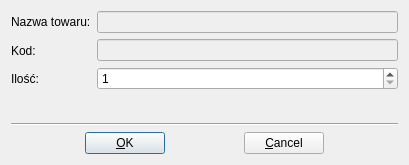
<?xml version="1.0" encoding="UTF-8"?>
<ui version="4.0">
 <class>ChangeAmountDialog</class>
 <widget class="QDialog" name="ChangeAmountDialog">
  <property name="geometry">
   <rect>
    <x>0</x>
    <y>0</y>
    <width>409</width>
    <height>165</height>
   </rect>
  </property>
  <property name="windowTitle">
   <string>Zmień ilość</string>
  </property>
  <layout class="QGridLayout">
   <item row="3" column="0">
    <layout class="QHBoxLayout" name="hBoxLayoutButtons">
     <item>
      <spacer name="spacer_1">
       <property name="orientation">
        <enum>Qt::Horizontal</enum>
       </property>
       <property name="sizeType">
        <enum>QSizePolicy::Expanding</enum>
       </property>
       <property name="sizeHint" stdset="0">
        <size>
         <width>40</width>
         <height>20</height>
        </size>
       </property>
      </spacer>
     </item>
     <item>
      <widget class="QPushButton" name="pushButtonOK">
       <property name="text">
        <string>&amp;OK</string>
       </property>
       <property name="shortcut">
        <string>Alt+O</string>
       </property>
      </widget>
     </item>
     <item>
      <spacer name="spacer_2">
       <property name="orientation">
        <enum>Qt::Horizontal</enum>
       </property>
       <property name="sizeType">
        <enum>QSizePolicy::Expanding</enum>
       </property>
       <property name="sizeHint" stdset="0">
        <size>
         <width>40</width>
         <height>20</height>
        </size>
       </property>
      </spacer>
     </item>
     <item>
      <widget class="QPushButton" name="pushButtonCancel">
       <property name="text">
        <string>&amp;Cancel</string>
       </property>
       <property name="shortcut">
        <string>Alt+C</string>
       </property>
      </widget>
     </item>
     <item>
      <spacer name="spacer_3">
       <property name="orientation">
        <enum>Qt::Horizontal</enum>
       </property>
       <property name="sizeType">
        <enum>QSizePolicy::Expanding</enum>
       </property>
       <property name="sizeHint" stdset="0">
        <size>
         <width>40</width>
         <height>20</height>
        </size>
       </property>
      </spacer>
     </item>
    </layout>
   </item>
   <item row="2" column="0">
    <widget class="Line" name="lineMain">
     <property name="frameShape">
      <enum>QFrame::HLine</enum>
     </property>
     <property name="frameShadow">
      <enum>QFrame::Sunken</enum>
     </property>
    </widget>
   </item>
   <item row="0" column="0">
    <layout class="QHBoxLayout" name="hBoxLayout_1">
     <item>
      <layout class="QVBoxLayout" name="vBoxLayout_2">
       <item>
        <widget class="QLabel" name="labelCommodityName">
         <property name="text">
          <string>Nazwa towaru:</string>
         </property>
         <property name="wordWrap">
          <bool>false</bool>
         </property>
         <property name="buddy">
          <cstring>lineEditCommodityName</cstring>
         </property>
        </widget>
       </item>
       <item>
        <widget class="QLabel" name="labelCommodityCode">
         <property name="text">
          <string>Kod:</string>
         </property>
         <property name="wordWrap">
          <bool>false</bool>
         </property>
         <property name="buddy">
          <cstring>lineEditCommodityCode</cstring>
         </property>
        </widget>
       </item>
       <item>
        <widget class="QLabel" name="labelCommodityAmount">
         <property name="text">
          <string>Ilość:</string>
         </property>
         <property name="wordWrap">
          <bool>false</bool>
         </property>
         <property name="buddy">
          <cstring>spinBoxCommodityAmount</cstring>
         </property>
        </widget>
       </item>
      </layout>
     </item>
     <item>
      <layout class="QVBoxLayout" name="vBoxLayout_1">
       <item>
        <widget class="QLineEdit" name="lineEditCommodityName">
         <property name="enabled">
          <bool>false</bool>
         </property>
         <property name="font">
          <font>
           <weight>75</weight>
           <bold>true</bold>
          </font>
         </property>
         <property name="readOnly">
          <bool>true</bool>
         </property>
        </widget>
       </item>
       <item>
        <widget class="QLineEdit" name="lineEditCommodityCode">
         <property name="enabled">
          <bool>false</bool>
         </property>
         <property name="font">
          <font>
           <weight>75</weight>
           <bold>true</bold>
          </font>
         </property>
         <property name="readOnly">
          <bool>true</bool>
         </property>
        </widget>
       </item>
       <item>
        <widget class="QSpinBox" name="spinBoxCommodityAmount">
         <property name="minimum">
          <number>1</number>
         </property>
         <property name="maximum">
          <number>999999</number>
         </property>
        </widget>
       </item>
      </layout>
     </item>
    </layout>
   </item>
   <item row="1" column="0">
    <spacer name="spacerMain">
     <property name="orientation">
      <enum>Qt::Vertical</enum>
     </property>
     <property name="sizeType">
      <enum>QSizePolicy::Expanding</enum>
     </property>
     <property name="sizeHint" stdset="0">
      <size>
       <width>20</width>
       <height>41</height>
      </size>
     </property>
    </spacer>
   </item>
  </layout>
 </widget>
 <resources/>
 <connections>
  <connection>
   <sender>pushButtonCancel</sender>
   <signal>clicked()</signal>
   <receiver>ChangeAmountDialog</receiver>
   <slot>close()</slot>
   <hints>
    <hint type="sourcelabel">
     <x>263</x>
     <y>148</y>
    </hint>
    <hint type="destinationlabel">
     <x>20</x>
     <y>20</y>
    </hint>
   </hints>
  </connection>
  <connection>
   <sender>pushButtonOK</sender>
   <signal>clicked()</signal>
   <receiver>ChangeAmountDialog</receiver>
   <slot>accept()</slot>
   <hints>
    <hint type="sourcelabel">
     <x>101</x>
     <y>148</y>
    </hint>
    <hint type="destinationlabel">
     <x>20</x>
     <y>20</y>
    </hint>
   </hints>
  </connection>
 </connections>
</ui>
